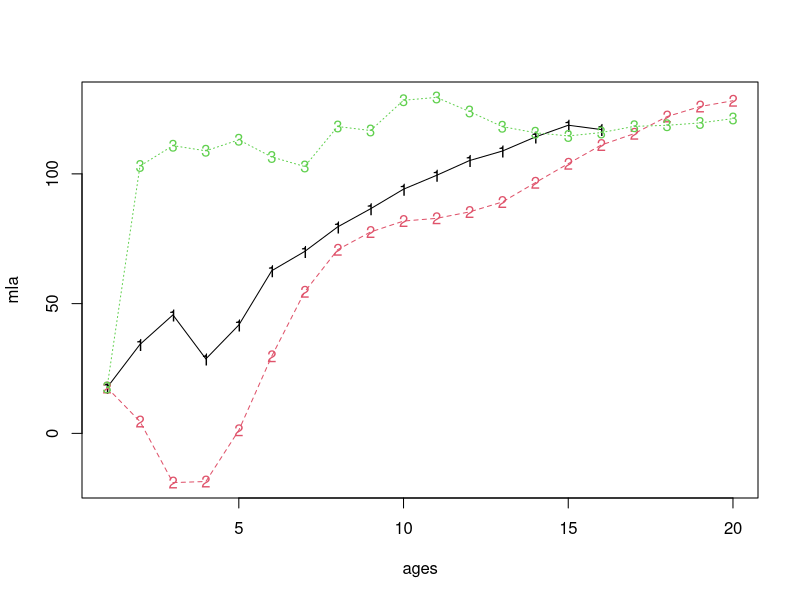

Write the R code that produced this figure.


# simulated growth data that is impacted by temperature

nsamp <- 30
nyear <- 50
Z <- 0.4

Linf <- 150.93
K <- 0.11
t0 <- -0.13

nR <- 100
mxage <- 20

L1sd <- 0.5

theta <- c(10, 5, 1)

residsd <- 3
ar1rho <- 0.5

thetav <- c(theta, rep(0, mxage-length(theta)))

tbase <- seq(15, 20, length.out=nyear)
tresid <- rnorm(1, 0, residsd)
for(i in 2:nyear){
  tresid[i] <- rnorm(1, ar1rho * tresid[i-1], sd=residsd)
}

temp <- tbase + tresid

tanom <- temp - mean(temp)




iage <- rpois(nR*5, lambda=5)
ilen <- Linf * (1 - exp(-K * (iage - t0)))
pop <- rep(list(list(STAT=1, 
                     ALDAT=data.frame(YEAR=NA, AGE=NA, LEN=NA))), nR*5)
for(i in 1:length(pop)){
  pop[[i]]$ALDAT$YEAR <- 0
  pop[[i]]$ALDAT$AGE <- iage[i]+1
  pop[[i]]$ALDAT$LEN <- ilen[i]
}

for(y in 1:nyear){
  for(n in 1:length(pop)){
    pop[[n]]$STAT <- rbinom(1,1,exp(-Z))
    if(tail(pop[[n]]$ALDAT$AGE, 1) == mxage){
      pop[[n]]$STAT <- 0
    }
    if(pop[[n]]$STAT == 1){
      tt <- pop[[n]]$ALDAT
      L0 <- tt[nrow(tt),3]
      age <- tt$AGE[nrow(tt)]
      inc <- ((Linf - L0) * (1 - exp(-K)) +
              tanom[y] * thetav[age]) *
              rlnorm(1, meanlog=-L1sd/2, L1sd)
      L1 <- L0 + inc
      nxt <- data.frame(YEAR=y, AGE=tt[nrow(tt),2]+1, LEN=L1)
      pop[[n]]$ALDAT <- rbind(tt, nxt)
    }
  }
  newR <- rep(list(list(STAT=1, 
                        ALDAT=data.frame(YEAR=NA, AGE=NA, LEN=NA))), nR)
  for(i in 1:length(newR)){
    newR[[i]]$ALDAT <- data.frame(YEAR=y, AGE=1, 
                                  LEN=Linf * (1 - exp(-K * (1 - t0))))
  }
  pop <- append(pop, newR)
}


bdatlist <- sapply(pop, '[', 2)
bdat <- do.call(rbind, bdatlist)

mla <- tapply(bdat$LEN, list(bdat$AGE, bdat$YEAR), FUN=mean)
mla <- mla[,c(5, 25, 50)]
ages <- 1:dim(mla)[1]
matplot(ages, mla, type='o')


